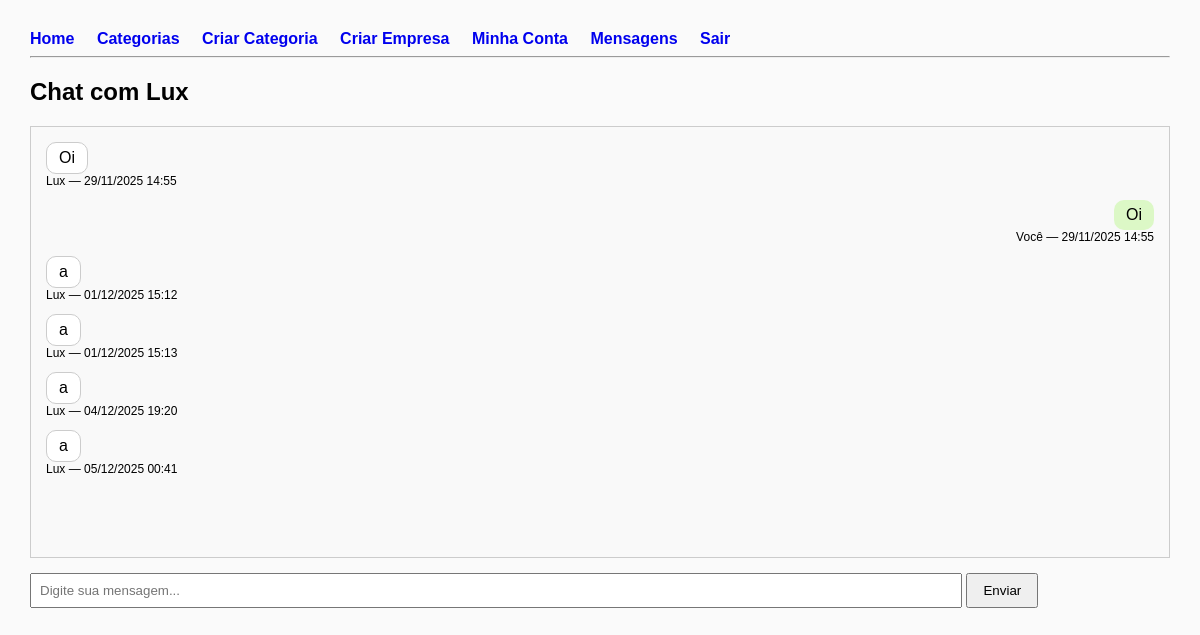
The page /chat/1 (signed in) on the database its author committed.
### app.py (models this page shows)
class Company(db.Model):
    id = db.Column(db.Integer, primary_key=True)
    name = db.Column(db.String(140), nullable=False, unique=True)
    bio = db.Column(db.Text)
    website = db.Column(db.String(250))
    password = db.Column(db.String(200), nullable=False)
    created_at = db.Column(db.DateTime, default=datetime.utcnow)
    category_id = db.Column(db.Integer, db.ForeignKey("category.id"), nullable=True)
    comments = db.relationship("Comment", backref="author", lazy=True)
    investments_made = db.relationship("InvestmentHistory", backref="investor", lazy=True, foreign_keys='InvestmentHistory.company_id')
    messages_sent = db.relationship("Message", backref="sender", lazy=True, foreign_keys='Message.sender_id')
    messages_received = db.relationship("Message", backref="receiver", lazy=True, foreign_keys='Message.receiver_id')

class Message(db.Model):
    id = db.Column(db.Integer, primary_key=True)
    sender_id = db.Column(db.Integer, db.ForeignKey("company.id"), nullable=False)
    receiver_id = db.Column(db.Integer, db.ForeignKey("company.id"), nullable=False)
    content = db.Column(db.Text, nullable=False)
    created_at = db.Column(db.DateTime, default=datetime.utcnow)

### app.py (the view, shortened to what this page needs)
@app.route("/chat/<int:other_id>", methods=["GET", "POST"])
def chat(other_id):
    if "company_id" not in session:
        return redirect("/login")
    company = Company.query.get(session["company_id"])
    other_company = Company.query.get_or_404(other_id)
    messages = Message.query.filter(
        ((Message.sender_id == company.id) & (Message.receiver_id == other_id)) |
        ((Message.sender_id == other_id) & (Message.receiver_id == company.id))
    ).order_by(Message.created_at).all()
    return render_template("messages.html", other=other_company, messages=messages, current_user=company)

### templates/messages.html (shortened to what this page needs)
{% extends "base.html" %}
{% block content %}
<h2>Chat com {{ other.name }}</h2>
<div style="border: 1px solid #ccc; padding: 15px; height: 400px; overflow-y: auto; background-color: #f9f9f9;" id="chat-box">
    {% for msg in messages %}
        <div style="margin-bottom: 12px;">
            {% if msg.sender_id == session['company_id'] %}
                <div style="text-align: right;">
                    <span style="background-color: #dcf8c6; padding: 6px 12px; border-radius: 10px; display: inline-block;">
                        {{ msg.content }}
                    </span>
                    <small style="display: block; font-size: 0.75em;">
                        Você — {{ msg.created_at.strftime('%d/%m/%Y %H:%M') }}
                    </small>
                </div>
            {% else %}
                <div style="text-align: left;">
                    <span style="background-color: #ffffff; padding: 6px 12px; border-radius: 10px; border: 1px solid #ccc; display: inline-block;">
                        {{ msg.content }}
                    </span>
                    <small style="display: block; font-size: 0.75em;">
                        {{ other.name }} — {{ msg.created_at.strftime('%d/%m/%Y %H:%M') }}
                    </small>
                </div>
            {% endif %}
        </div>
    {% endfor %}
</div>
<form method="POST" style="margin-top: 15px;">
    <input
        type="text"
        name="message"
        placeholder="Digite sua mensagem..."
        style="width: 80%; padding: 8px;"
        required
    >
    <button type="submit" style="padding: 8px 15px;">Enviar</button>
</form>
{% endblock %}

### templates/base.html (style rules this page uses)
body { font-family: Arial, sans-serif; margin: 30px; background:#fafafa }

### rows shown on the page
Company: name "Lux"
Message: content "Oi", created_at "29/11/2025 14:55"
Message: content "Oi", created_at "29/11/2025 14:55"
Message: content "a", created_at "01/12/2025 15:12"
Message: content "a", created_at "01/12/2025 15:13"
Message: content "a", created_at "04/12/2025 19:20"
Message: content "a", created_at "05/12/2025 00:41"
